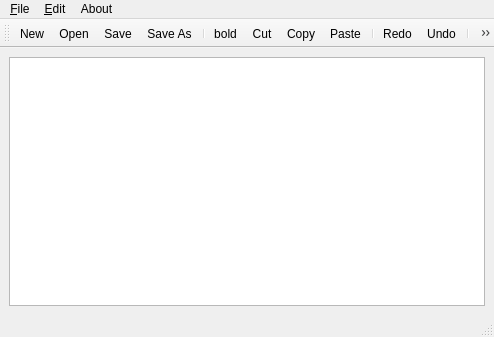
<?xml version="1.0" encoding="UTF-8"?>
<ui version="4.0">
 <class>MainWindow</class>
 <widget class="QMainWindow" name="MainWindow">
  <property name="geometry">
   <rect>
    <x>0</x>
    <y>0</y>
    <width>494</width>
    <height>337</height>
   </rect>
  </property>
  <property name="windowTitle">
   <string>MainWindow</string>
  </property>
  <widget class="QWidget" name="centralwidget">
   <layout class="QHBoxLayout" name="horizontalLayout">
    <item>
     <widget class="QTextEdit" name="textEdit"/>
    </item>
   </layout>
  </widget>
  <widget class="QMenuBar" name="menubar">
   <property name="geometry">
    <rect>
     <x>0</x>
     <y>0</y>
     <width>494</width>
     <height>26</height>
    </rect>
   </property>
   <widget class="QMenu" name="menuGrdhgc">
    <property name="title">
     <string>&amp;File</string>
    </property>
    <addaction name="actionNew"/>
    <addaction name="actionOpen"/>
    <addaction name="separator"/>
    <addaction name="actionSave"/>
    <addaction name="actionSave_As"/>
   </widget>
   <widget class="QMenu" name="menuEdit">
    <property name="title">
     <string>&amp;Edit</string>
    </property>
    <addaction name="actionCut"/>
    <addaction name="actionCopy"/>
    <addaction name="actionPaste"/>
    <addaction name="separator"/>
    <addaction name="actionRedo"/>
    <addaction name="actionUndo"/>
    <addaction name="separator"/>
    <addaction name="actionSuperscript"/>
    <addaction name="actionSubscript"/>
   </widget>
   <widget class="QMenu" name="menuAbout">
    <property name="title">
     <string>About</string>
    </property>
    <addaction name="actionAbout_me"/>
   </widget>
   <addaction name="menuGrdhgc"/>
   <addaction name="menuEdit"/>
   <addaction name="menuAbout"/>
  </widget>
  <widget class="QStatusBar" name="statusbar"/>
  <widget class="QToolBar" name="toolBar">
   <property name="windowTitle">
    <string>toolBar</string>
   </property>
   <attribute name="toolBarArea">
    <enum>TopToolBarArea</enum>
   </attribute>
   <attribute name="toolBarBreak">
    <bool>false</bool>
   </attribute>
   <addaction name="actionNew"/>
   <addaction name="actionOpen"/>
   <addaction name="actionSave"/>
   <addaction name="actionSave_As"/>
   <addaction name="separator"/>
   <addaction name="actionbold"/>
   <addaction name="actionCut"/>
   <addaction name="actionCopy"/>
   <addaction name="actionPaste"/>
   <addaction name="separator"/>
   <addaction name="actionRedo"/>
   <addaction name="actionUndo"/>
   <addaction name="separator"/>
   <addaction name="actionAbout_me"/>
  </widget>
  <action name="actionNew">
   <property name="icon">
    <iconset resource="Resource.qrc">
     <normaloff>:/res/images/new.png</normaloff>:/res/images/new.png</iconset>
   </property>
   <property name="text">
    <string>&amp;New</string>
   </property>
  </action>
  <action name="actionOpen">
   <property name="icon">
    <iconset resource="Resource.qrc">
     <normaloff>:/res/images/open.png</normaloff>:/res/images/open.png</iconset>
   </property>
   <property name="text">
    <string>&amp;Open</string>
   </property>
  </action>
  <action name="actionSave">
   <property name="icon">
    <iconset resource="Resource.qrc">
     <normaloff>:/res/images/save.png</normaloff>:/res/images/save.png</iconset>
   </property>
   <property name="text">
    <string>&amp;Save</string>
   </property>
  </action>
  <action name="actionSave_As">
   <property name="icon">
    <iconset resource="Resource.qrc">
     <normaloff>:/res/images/save-as.png</normaloff>:/res/images/save-as.png</iconset>
   </property>
   <property name="text">
    <string>Save As</string>
   </property>
  </action>
  <action name="actionCut">
   <property name="icon">
    <iconset resource="Resource.qrc">
     <normaloff>:/res/images/cut.png</normaloff>:/res/images/cut.png</iconset>
   </property>
   <property name="text">
    <string>Cut</string>
   </property>
  </action>
  <action name="actionCopy">
   <property name="icon">
    <iconset resource="Resource.qrc">
     <normaloff>:/res/images/copy.png</normaloff>:/res/images/copy.png</iconset>
   </property>
   <property name="text">
    <string>Copy</string>
   </property>
  </action>
  <action name="actionPaste">
   <property name="icon">
    <iconset resource="Resource.qrc">
     <normaloff>:/res/images/paste.png</normaloff>:/res/images/paste.png</iconset>
   </property>
   <property name="text">
    <string>Paste</string>
   </property>
  </action>
  <action name="actionRedo">
   <property name="icon">
    <iconset resource="Resource.qrc">
     <normaloff>:/res/images/redo.png</normaloff>:/res/images/redo.png</iconset>
   </property>
   <property name="text">
    <string>Redo</string>
   </property>
  </action>
  <action name="actionUndo">
   <property name="icon">
    <iconset resource="Resource.qrc">
     <normaloff>:/res/images/undo.png</normaloff>:/res/images/undo.png</iconset>
   </property>
   <property name="text">
    <string>Undo</string>
   </property>
  </action>
  <action name="actionAbout_me">
   <property name="icon">
    <iconset resource="Resource.qrc">
     <normaloff>:/res/images/about.png</normaloff>:/res/images/about.png</iconset>
   </property>
   <property name="text">
    <string>About me</string>
   </property>
  </action>
  <action name="actionbold">
   <property name="icon">
    <iconset resource="Resource.qrc">
     <normaloff>:/res/images/bold.png</normaloff>:/res/images/bold.png</iconset>
   </property>
   <property name="text">
    <string>bold</string>
   </property>
  </action>
  <action name="actionsuper">
   <property name="text">
    <string>super</string>
   </property>
  </action>
  <action name="actionsub">
   <property name="text">
    <string>sub</string>
   </property>
  </action>
  <action name="actionSuperscript">
   <property name="text">
    <string>Superscript</string>
   </property>
  </action>
  <action name="actionSubscript">
   <property name="text">
    <string>Subscript</string>
   </property>
  </action>
 </widget>
 <resources>
  <include location="Resource.qrc"/>
 </resources>
 <connections/>
</ui>
